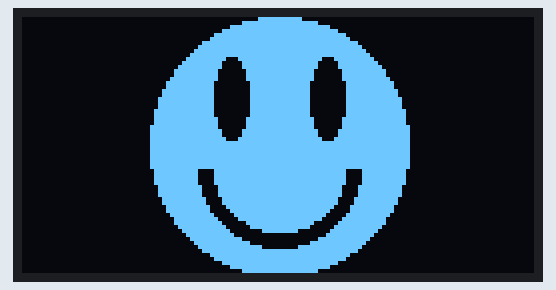
The program below on a simulated Raspberry Pi (BCM pin numbers). Shown: 128×64 one-colour display.

Above: at 0.2 s.
At 2.3 s:
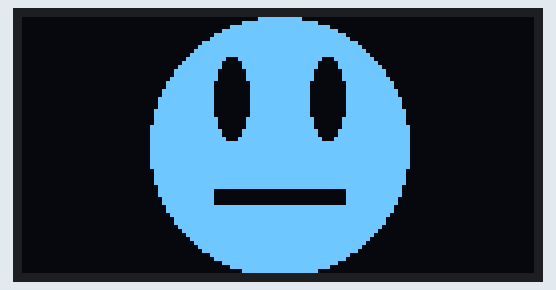
At 4.4 s:
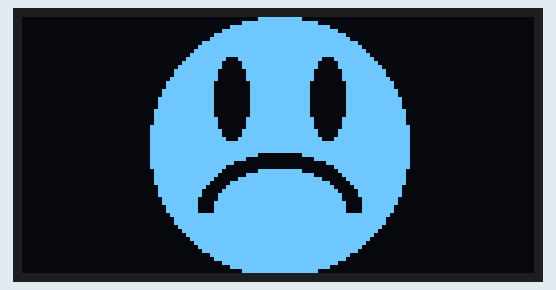

Measured:
- by itself, everything shown: repeats every 6.3 s, in 3 steps
- what the display in image 0 shows lasts 2.1 s, from 0.2 s to 2.3 s

The program:

I2COLED_smiley.py
```python
# experimenten met I2C OLED SSD1306 display
# I2C address : 0x3C

from luma.core.interface.serial import i2c
from luma.core.render import canvas
from luma.oled.device import ssd1306
from time import sleep

# initialiseren I2C interface
I2C = i2c(port=1, address=0x3C)

# maken I2C device
device = ssd1306(I2C)

# ogen
b=device.width
h=device.height
beginYOog = 10
beginXOogL = b/2 - 16
beginXOogR = b/2 + 8
hoogteOog = 20
breedteOog = 8

def HappySmiley():
    # toon iets op het scherm
    # moet gebruikt worden met with zodat alles op het einde goed wordt afgesloten. Geen try except finally toestanden hier.
    with canvas(device) as draw:
        # tekenen hoofd van de smiley (cirkel met diameter 64 pixels)
        posHoofd = [(b/2-32, 0), (b/2+32, h)]
        draw.ellipse(posHoofd, fill="white")

        # tekenen linkeroog
        draw.ellipse([(beginXOogL, beginYOog), (beginXOogL+breedteOog, beginYOog+hoogteOog)], fill="black")

        # tekenen rechteroog
        draw.ellipse([(beginXOogR, beginYOog), (beginXOogR+breedteOog, beginYOog+hoogteOog)], fill="black")

        # tekenen glimlach
        linkerLach = (b/2-20, beginYOog+breedteOog)
        rechterLach = (b/2+20, h-7)
        draw.arc([linkerLach, rechterLach], start=0, end=180, fill="black", width=4)

def NeutralSmiley():
    # toon iets op het scherm
    # moet gebruikt worden met with zodat alles op het einde goed wordt afgesloten. Geen try except finally toestanden hier.
    with canvas(device) as draw:
        # tekenen hoofd van de smiley (cirkel met diameter 64 pixels)
        posHoofd = [(b/2-32, 0), (b/2+32, h)]
        draw.ellipse(posHoofd, fill="white")

        # tekenen linkeroog
        draw.ellipse([(beginXOogL, beginYOog), (beginXOogL+breedteOog, beginYOog+hoogteOog)], fill="black")

        # tekenen rechteroog
        draw.ellipse([(beginXOogR, beginYOog), (beginXOogR+breedteOog, beginYOog+hoogteOog)], fill="black")

        # tekenen glimlach
        linkerLach = (beginXOogL, h-20)
        rechterLach = (beginXOogR+breedteOog, h-20)
        draw.line([linkerLach, rechterLach], fill="black", width=4)

def SadSmiley():
    # toon iets op het scherm
    # moet gebruikt worden met with zodat alles op het einde goed wordt afgesloten. Geen try except finally toestanden hier.
    with canvas(device) as draw:
        # tekenen hoofd van de smiley (cirkel met diameter 64 pixels)
        posHoofd = [(b/2-32, 0), (b/2+32, h)]
        draw.ellipse(posHoofd, fill="white")

        # tekenen linkeroog
        draw.ellipse([(beginXOogL, beginYOog), (beginXOogL+breedteOog, beginYOog+hoogteOog)], fill="black")

        # tekenen rechteroog
        draw.ellipse([(beginXOogR, beginYOog), (beginXOogR+breedteOog, beginYOog+hoogteOog)], fill="black")

        # tekenen glimlach
        linkerLach = (b/2-20, h-30)
        rechterLach = (b/2+20, h-2)
        draw.arc([linkerLach, rechterLach], start=180, end=0, fill="black", width=4)

while True:
    HappySmiley()
    sleep(2)
    NeutralSmiley()
    sleep(2)
    SadSmiley()
    sleep(2)
```
